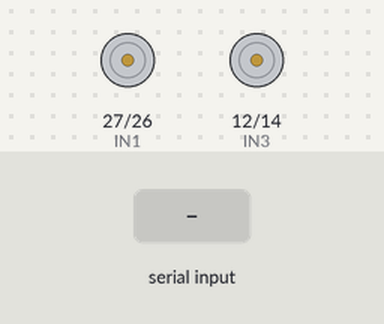
A sketch run on a simulated ESP32. Shown: motor-driver pin pairs drawn as motors (green arrow = first pin HIGH = forward, orange = second pin HIGH = backward, longer = more drive, scaled by the enable pin). The test bench sets the inputs (shaded band). Nothing arrives over Bluetooth unless stated; what the sketch prints to the serial monitor is not drawn.

Above: at 1.2 s.
1.3 s: "MANUAL" received over the second serial link
At 2.2 s:
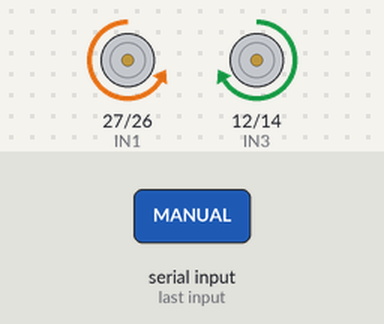
2.8 s: "F" received over the second serial link
At 3.2 s:
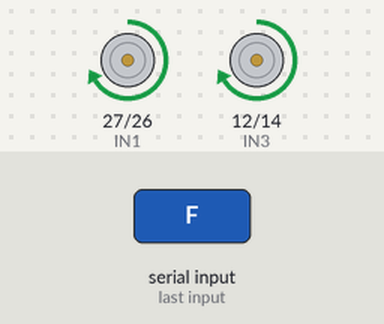
4.3 s: "B" received over the second serial link
At 5.5 s:
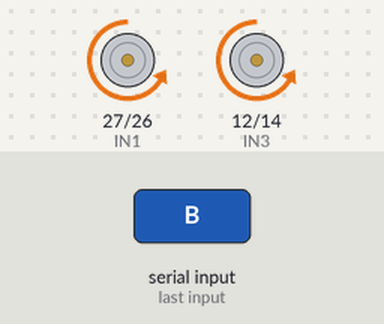
5.8 s: "R" received over the second serial link
At 6.6 s:
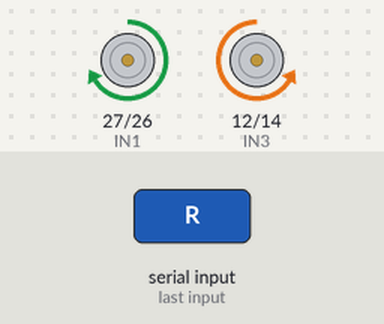
7.3 s: "L" received over the second serial link
At 7.8 s:
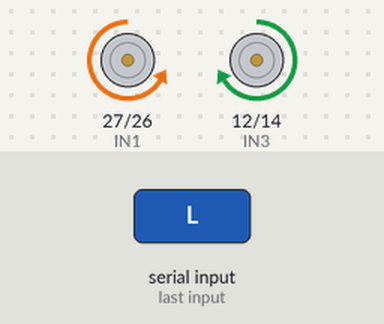
Timing chart, 0 to 9.8 s (numbered marks = the images above; inputs shaded):
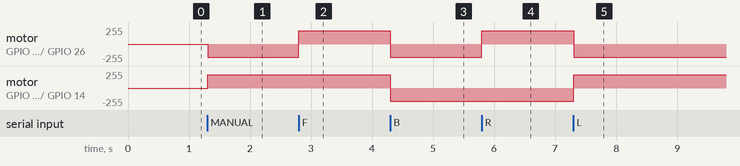

Measured:
- after the input at 1.3 s, motor on GPIO 27 (IN1) / GPIO 26 (IN2): stopped → backward 200/255 at once; motor on GPIO 12 (IN3) / GPIO 14 (IN4): stopped → forward 200/255 at once
- after the input at 2.8 s, motor on GPIO 27 (IN1) / GPIO 26 (IN2): backward 200/255 → forward 200/255 at once
- after the input at 4.3 s, motor on GPIO 27 (IN1) / GPIO 26 (IN2), motor on GPIO 12 (IN3) / GPIO 14 (IN4): forward 200/255 → backward 200/255 at once
- after the input at 5.8 s, motor on GPIO 27 (IN1) / GPIO 26 (IN2): backward 200/255 → forward 200/255 at once
- after the input at 7.3 s, motor on GPIO 27 (IN1) / GPIO 26 (IN2): forward 200/255 → backward 200/255 at once; motor on GPIO 12 (IN3) / GPIO 14 (IN4): backward 200/255 → forward 200/255 at once

The sketch:

motor_linefollow_code.ino
```cpp
#include "BluetoothSerial.h"

BluetoothSerial SerialBT;

// --- PIN DEFINITIONS ---
// Left Motor (Motor A)
const int IN1 = 27;
const int IN2 = 26;
const int ENA = 23;

// Right Motor (Motor B)
const int IN3 = 12;
const int IN4 = 14;
const int ENB = 13;

// Sensors
const int SENSOR_LEFT = 32;
const int SENSOR_MID = 33;
const int SENSOR_RIGHT = 35;

// --- SETTINGS ---
int manualSpeed = 200;
int followSpeed = 160;
String mode = "MANUAL";

void setup() {
  Serial.begin(115200);
  SerialBT.begin("ESP32_Robot_Car");

  pinMode(IN1, OUTPUT);
  pinMode(IN2, OUTPUT);
  pinMode(ENA, OUTPUT);

  pinMode(IN3, OUTPUT);
  pinMode(IN4, OUTPUT);
  pinMode(ENB, OUTPUT);

  pinMode(SENSOR_LEFT, INPUT);
  pinMode(SENSOR_MID, INPUT);
  pinMode(SENSOR_RIGHT, INPUT);

  Serial.println("Robot Started. Connect Bluetooth now.");
}

void loop() {
  if (SerialBT.available()) {
    char cmd = SerialBT.read();
    handleBluetooth(cmd);
  }

  if (mode == "AUTO") {
    lineFollowLogic();
  }
}

// --- LINE FOLLOWING LOGIC ---
void lineFollowLogic() {
  int left = digitalRead(SENSOR_LEFT);
  int mid = digitalRead(SENSOR_MID);
  int right = digitalRead(SENSOR_RIGHT);

  if (mid == 1 && left == 0 && right == 0) {
    moveForward(followSpeed);
  }
  else if (left == 1) {
    turnLeft(followSpeed);
  }
  else if (right == 1) {
    turnRight(followSpeed);
  }
  else {
    stopMotors();
  }
}

// --- BLUETOOTH HANDLER ---
void handleBluetooth(char cmd) {
  if (cmd == 'X') {
    mode = "AUTO";
    SerialBT.println("Mode: Line Follow");
  }
  else if (cmd == 'x') {
    mode = "MANUAL";
    stopMotors();
    SerialBT.println("Mode: Manual");
  }

  if (mode == "MANUAL") {
    switch (cmd) {
      case 'F': moveForward(manualSpeed); break;
      case 'B': moveBackward(manualSpeed); break;
      case 'L': turnLeft(manualSpeed); break;
      case 'R': turnRight(manualSpeed); break;
      case 'S': stopMotors(); break;
    }
  }
}

// --- MOTOR FUNCTIONS ---
void moveForward(int speed) {
  digitalWrite(IN1, HIGH);
  digitalWrite(IN2, LOW);
  analogWrite(ENA, speed);

  digitalWrite(IN3, HIGH);
  digitalWrite(IN4, LOW);
  analogWrite(ENB, speed);
}

void moveBackward(int speed) {
  digitalWrite(IN1, LOW);
  digitalWrite(IN2, HIGH);
  analogWrite(ENA, speed);

  digitalWrite(IN3, LOW);
  digitalWrite(IN4, HIGH);
  analogWrite(ENB, speed);
}

void turnLeft(int speed) {
  // Right motor forward, left motor backward
  digitalWrite(IN1, LOW);
  digitalWrite(IN2, HIGH);
  analogWrite(ENA, speed);

  digitalWrite(IN3, HIGH);
  digitalWrite(IN4, LOW);
  analogWrite(ENB, speed);
}

void turnRight(int speed) {
  // Left motor forward, right motor backward
  digitalWrite(IN1, HIGH);
  digitalWrite(IN2, LOW);
  analogWrite(ENA, speed);

  digitalWrite(IN3, LOW);
  digitalWrite(IN4, HIGH);
  analogWrite(ENB, speed);
}

void stopMotors() {
  digitalWrite(IN1, LOW);
  digitalWrite(IN2, LOW);
  analogWrite(ENA, 0);

  digitalWrite(IN3, LOW);
  digitalWrite(IN4, LOW);
  analogWrite(ENB, 0);
}
```
